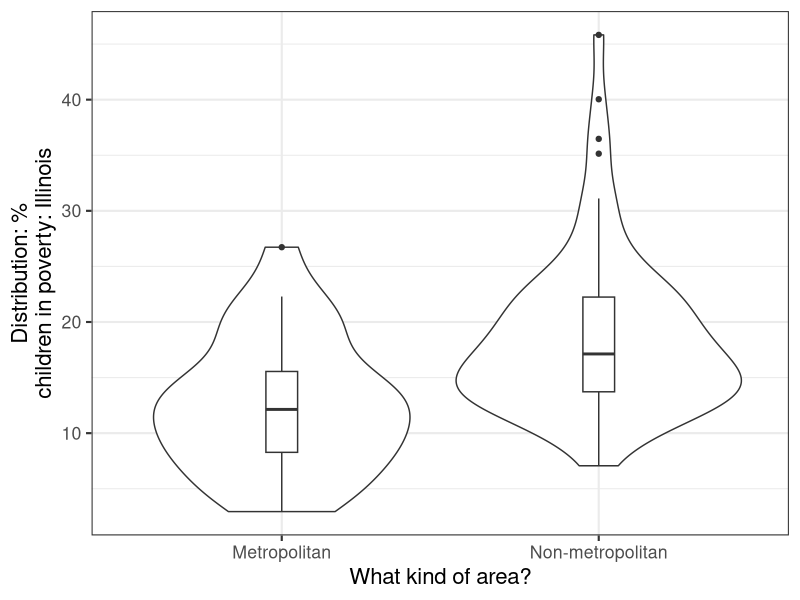
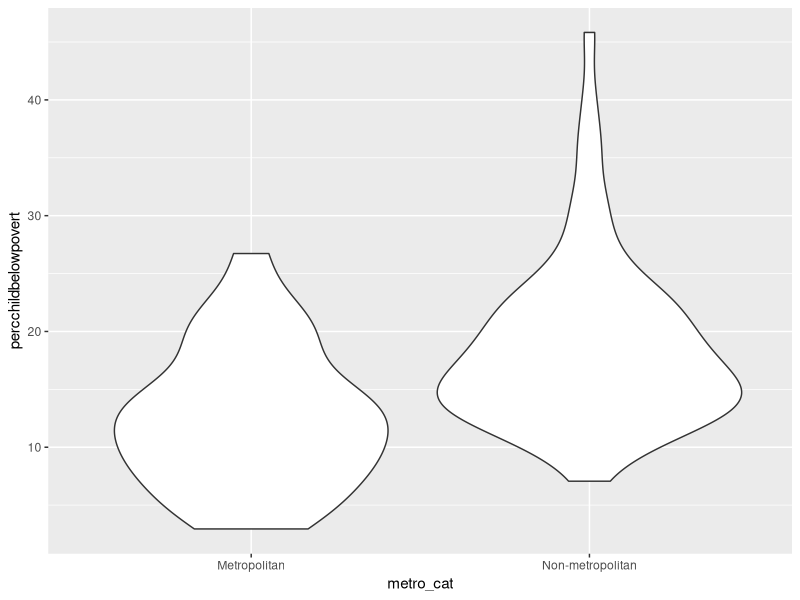
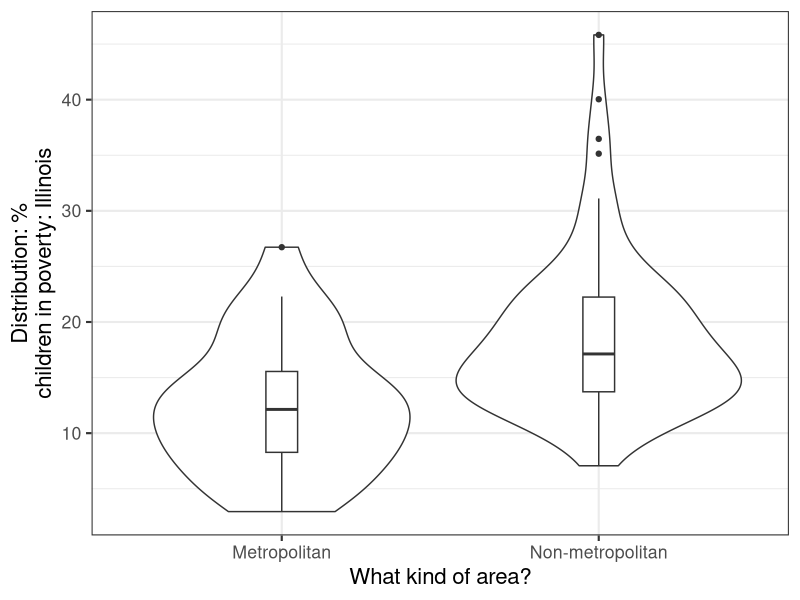

Generate these figures, in order, with R: (Note: this script raises an error after producing the figures.)
## ---- chunk 1
#| echo: false
#| output: false
library(ggplot2)
library(tidyverse)
midwest <- midwest %>%
    mutate(metro_cat = case_when(inmetro == 1 ~ "Metropolitan",
                                 inmetro == 0 ~ "Non-metropolitan",
                                 TRUE ~ NA_character_))

## ---- chunk 2
#| echo: true
#| output: false
ggplot(midwest %>% filter(state == "IL"),
       aes(x = metro_cat, y = percchildbelowpovert)) +
  geom_violin() +
  geom_boxplot(width=0.1) +
  xlab("What kind of area?") +
  ylab("Distribution: %\nchildren in poverty: Illinois") +
  theme_bw(base_size = 16) 

## ---- chunk 3
#| echo: true
#| output: false
var_y <- "percchildbelowpovert"
var_x <- "metro_cat"
p1 <- ggplot(midwest %>% filter(state == "IL"),
       aes(x = .data[[var_x]], y = .data[[var_y]])) +
  geom_violin() 

## ---- chunk 4
#| echo: true
#| output: false
p2 <- ggplot(midwest %>% filter(state == "IL"),
       aes(x = !!sym(var_x), y = !!sym(var_y))) +
  geom_violin() 

p2

## ---- chunk 5
#| echo: true
#| output: false

ggplot(midwest %>% filter(state == "IL"),
       aes(x = !!sym(var_x), y = !!sym(var_y))) +
  geom_violin() +
  geom_boxplot(width=0.1) +
  xlab("What kind of area?") +
  ylab("Distribution: %\nchildren in poverty: Illinois") +
  theme_bw(base_size = 16) 
## ---- chunk 6
#| echo: true
#| output: true
fixed_label <- "Distribution: %\nchildren in poverty: Illinois"
statistic <- "percent children in poverty"
state <- "IL"
variable_label <- sprintf("Distribution: \n%s: %s",
                          statistic, 
                          state)
variable_label

## ---- chunk 7
#| echo: true
#| output: true
title_maker <- function(onecol){
  #function is taking the "perc" from the name and making it "percent" 
  #strremove line is removing the "perc" from the variable name and changing it to title case
  #pasting the things together as a single string with a space as the deliminator
  clean_perc <- gsub("perc", "Percent", onecol)
  clean_str_perc <- paste(c(str_extract(clean_perc, "Percent"), 
              str_to_title(str_remove(clean_perc, "Percent"))),
              collapse = " ")
  return(clean_str_perc)
}
title_maker("percwhite")
title_maker("percadultpoverty")



## ---- chunk 8
#| echo: true
#| output: true
title_maker <- function(onecol){
  clean_perc <- gsub("perc", "Percent", onecol)
  clean_str_perc <- paste(c(str_extract(clean_perc, "Percent"), 
              str_to_title(str_remove(clean_perc, "Percent"))),
              collapse = " ")
  if(grepl("povert", clean_str_perc)){
      #creates a conditional statement that detects whether povert is in the string 
      #and make it "poverty" similar to treatment of perc
      clean_str_pov <- paste(c(str_remove(clean_str_perc,
                                      "povert(y)?"),
                      str_to_title(str_extract(clean_str_perc, 
                                       "povert(y)?"))),
              collapse = " ")
      return(clean_str_pov)
  } else{
      return(clean_str_perc)
  }
}
title_maker("percwhite")
title_maker("percadultpoverty")

## ---- chunk 9
#| echo: true
#| output: true
state_name <- state.name[state.abb == "IL"]
state_name
## ---- chunk 10
#| echo: true
#| output: true
plot_onestat_onestate <- function(input_data,
                                  state_abbrev,
                                  var_x, 
                                  var_y,
                                  x_label){
  
## adding error handling
  if(!state_abbrev %in% input_data$state){
    stop(sprintf("Error; state not found in dataset; available states: %s",
              paste(unique(input_data$state), collapse = "; ")))
  }
  #if statement causes an error/stops the function if the state abbreviation is not in the 
  #input dataset and provides a list of the available states in the dataset
  
  p <- ggplot(input_data %>% filter(state == state_abbrev),
       aes(x = !!sym(var_x), y = !!sym(var_y))) +
  geom_violin() +
  geom_boxplot(width=0.1) +
  xlab(x_label) +
  ylab(sprintf("Distribution: %s\nin %s", 
               title_maker(var_y),
               state.name[state.abb == state_abbrev])) +
  theme_bw() +
  theme(axis.title.y = element_text(size = 6))
  return(p)
  
}
## ---- chunk 11
#| echo: true
#| output: true
#| error: true
## throws error
plot_onestat_onestate(input_data = midwest,
                      state_abbrev = "DC", 
                      var_x = "metro_cat",
                      var_y = "percadultpoverty",
                      x_label = "What kind of area?")

## ---- chunk 12
#| echo: true
#| output: true
## doesnt throw error 
plot_onestat_onestate(input_data = midwest,
                      state_abbrev = "WI", 
                      var_x = "metro_cat",
                      var_y = "percadultpoverty",
                      x_label = "What kind of area?")




## ---- chunk 13
#| echo: true
#| output: true
library(gridExtra)
states_compare <- rep(c("IL", "WI"), each = 3)
outcomes_compare <- rep(c("percadultpoverty", 
                      "percchildbelowpovert",
                      "percelderlypoverty"), 
                      times = 2)


p_compare <- mapply(plot_onestat_onestate,
                    state_abbrev = states_compare,
                    var_y = outcomes_compare,
                    MoreArgs = list(input_data = midwest,
                                    var_x = "metro_cat",
                                    x_label = "What kind of area?"),
                    SIMPLIFY = FALSE)

#function creates a list of plots. 
#simplify = false stops mapply from returning a data frame

## ---- chunk 14
#| echo: true
#| output: true

## arrange on grid- more automatically
do.call(grid.arrange, p_compare)

## ---- chunk 15
#| echo: true
#| output: true
#| output-location: slide 
#| fig-width: 6
#| fig-height: 8
#| fig-align: center
## arrange on grid - more manually
names(p_compare) <- paste(states_compare, outcomes_compare, sep = "_")
grid.arrange(p_compare$IL_percchildbelowpovert,
             p_compare$WI_percchildbelowpovert,
             p_compare$IL_percadultpoverty, 
            p_compare$WI_percadultpoverty,
             p_compare$IL_percelderlypoverty,
             p_compare$WI_percelderlypoverty,
             nrow = 3)

#specifies 3 rows for the grid arrange and order of plots to make it easy to compare the 
#same stat for the two states across rows

